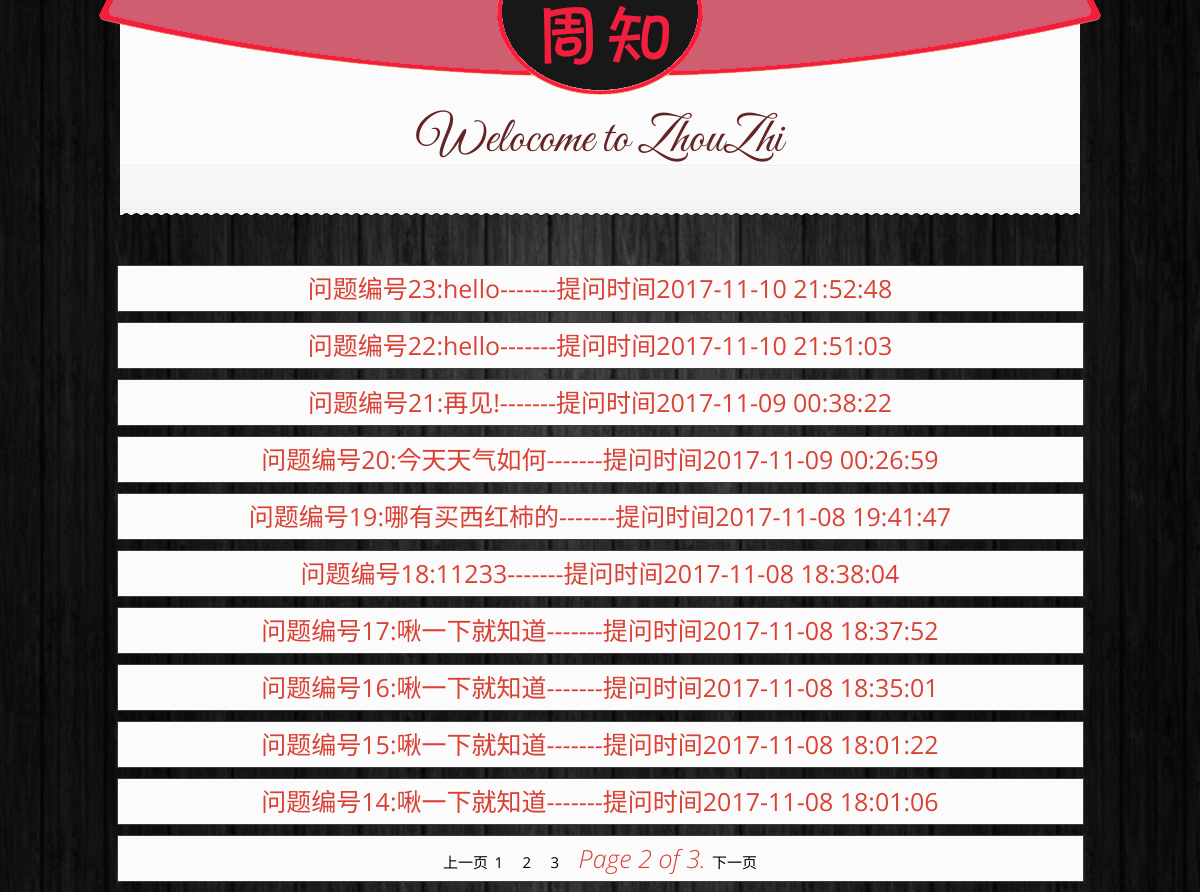
Screenshot of /hot?page=2 with the database file from the repository.
### zhou/models.py (models this page shows)
class Question(models.Model):
    qustion_user = models.ForeignKey(User)
    content = models.TextField(null=False)
    time = models.CharField(max_length=30)
    def __unicode__(self):  # 在Python3中用 __str__ 代替 __unicode__
        return self.content

### zhou/views.py (the view)
# urls.py: url(r'^hot',views.hot),
def hot(request):
    context = {}
    questions=Question.objects.order_by()
    questions_list=[]
    for question in questions:
        questions_list.append([question.id,question,question.time])
    questions_list.reverse()
    paginator=Paginator(questions_list,10)
    page= request.GET.get('page')
    try:
        contacts = paginator.page(page)
    except PageNotAnInteger:
        contacts = paginator.page(1)
    except EmptyPage:
        contacts = paginator.page(paginator.num_pages)
    context['questions']=contacts
    context['count']=paginator.page_range
    print(contacts.count)
    return render(request, 'hot.html', context)

### templates/hot.html (shortened to what this page needs)
<!DOCTYPE html>
<html lang="en">
<head>
    <link rel="stylesheet" href="/static/dlzc/css/style.css" />
    <link rel="stylesheet" href="/static/dlzc/css/prettyPhoto.css" />
    <link rel="stylesheet" href="/static/dlzc/css/animate.min.css" />
    <link rel="stylesheet" href="/static/dlzc/css/bounceInDown.css" />
    <link rel="stylesheet" href="/static/dlzc/css/hot.css" />
</head>
<body id="example-rand">
<div id="headerContainer">
    <div id="mainMenuBg" style="position: relative">
        <img src="/static/dlzc/images/menubar.png" width="1002px" height="95px"
             style="position:absolute;left:50%;top:0;margin: 0 -501px;" usemap="#testmap">
    </div>
    <div id="QuotePagetitleBreadcrumbsWrapper">
        <div id="QuotePagetitleContainer">
            <p>Welocome to ZhouZhi</p>
        </div>
        <div id="subtitleBreadcrumbsContainer">
            <div id="subtitleBreadcrumbsWrapper">
            </div>
        </div>
    </div>
</div>
{% for question in questions  %}
<div class="content">
    <div class="reci">
        <a href="{% url "question_id" question.0 %}"><h1>问题编号{{ question.0 }}:{{ question.1 }}-------提问时间{{ question.2 }} </h1></a>
    </div>
</div>
{% endfor %}
<div class="content">
    <div class="reci">
    <h1>
        {% if questions.has_previous %}
            <a href="?page={{ questions.previous_page_number }}">上一页</a>
        {% endif %}
            {% for foo in count %}
        <a href="?page={{ foo }}">{{ foo }}</a>&nbsp;&nbsp;
        {% endfor %}
        <span class="current">
            Page {{ questions.number }} of {{ questions.paginator.num_pages }}.
        </span>
        {% if questions.has_next %}
            <a href="?page={{ questions.next_page_number }}">下一页</a>
        {% endif %}
    </h1>
    </div>
</div>
</body>
</html>

### zhou/static/dlzc/css/style.css (style rules this page uses)
html, body, div, span, applet, object, iframe, h1, h2, h3, h4, h5, h6, p, blockquote, pre, a, abbr, acronym, address, big, cite, code, del, dfn, em, img, ins, kbd, q, s, samp, small, strike, strong, sub, sup, tt, var, b, u, i, center, dl, dt, dd, ol, ul, li, fieldset, form, label, legend, table, caption, tbody, tfoot, thead, tr, th, td, article, aside, canvas, details, embed, figure, figcaption, footer, header, hgroup, menu, nav, output, ruby, section, summary, time, mark, audio, video { margin: 0; padding: 0; border: 0; font-size: 100%; font: inherit; vertical-align: baseline; }
body { line-height: 1; }
a { text-decoration: none; }
body { background: url(../images/back.jpg) no-repeat; background-position: top center; background-size: 100%; font-family: 'Open Sans', sans-serif; font-weight: 300; }
h1 { font-size: 25px; color: #da4135; font-weight: 400; margin-bottom: 10px; }
h1 span { font-weight: 100; font-style: italic; }
p { color: #903737; font-size: 12px; line-height: 18px; font-weight: 500; letter-spacing: 0.2px; }
a { color: #da4135; font-size:13px }
#headerContainer { position: relative; z-index: 50; height: 215px; margin-bottom:50px; }
#QuotePagetitleBreadcrumbsWrapper { width: 960px; margin: 0 auto; position:relative; z-index:-10; top:-100px; }
#QuotePagetitleContainer { min-height: 150px; display:block; }
#QuotePagetitleContainer p { font-family: 'Great Vibes', cursive; font-size: 50px; color: #f21e3e; text-align: center; padding-top:120px; line-height: 1; letter-spacing: 0; font-weight: 300; }
#subtitleBreadcrumbsContainer { background: url(../images/pageTitleQuoteContainerBottomBar.png) repeat-x; height:51px; background-position: bottom; }
#subtitleBreadcrumbsWrapper { width: 490px; margin: 0 auto; padding-top: 9px; }

### zhou/static/dlzc/css/bounceInDown.css (style rules this page uses)
.bounceInDown { -webkit-animation-name: bounceInDown; -moz-animation-name: bounceInDown; -o-animation-name: bounceInDown; animation-name: bounceInDown; }

### zhou/static/dlzc/css/hot.css (style rules this page uses)
body,div,img,p,ul,li,dl,dt,dd,h1,h2,h3,h4,h5,h6 { margin: 0;padding: 0; }
input,img,button { border:0; outline: none; margin: 0; padding: 0; }
fieldset, img, input,button { border: none; padding: 0; margin: 0; outline-style: none; }
img { border:0; vertical-align: middle; }
a { color: #000;text-decoration: none;font-size: 15px }
body { background: url(../images/back.jpg) repeat; background-position: top center; background-size: 100%; font-family: 'Open Sans', sans-serif; font-weight: 300; }
#mainMenuBg { position: relative; width: 1002px; height: 95px; margin: 0 auto; }
#headerContainer { position: relative; z-index: 50; height: 215px; margin-bottom:50px; }
#QuotePagetitleBreadcrumbsWrapper { width: 960px; margin: 0 auto; position:relative; z-index:-10; top:-100px; }
#QuotePagetitleContainer { background: #fbfbfb; min-height: 150px; display:block; }
#QuotePagetitleContainer p { font-family: 'Great Vibes', cursive; font-size: 50px; color: #642424; text-align: center; padding-top:120px; line-height: 1; letter-spacing: 0; font-weight: 300; }
#subtitleBreadcrumbsContainer { background: url(../images/pageTitleQuoteContainerBottomBar.png) repeat-x; height:51px; background-position: bottom; position: relative; }
.animated { animation-duration: 1s; animation-fill-mode: both; }
.reci { margin:5px auto 10px; width: 945px; background-color: #fbfbfb; padding: 10px; border: 1px solid #3c3c3c; }
.reci h1 { text-align: center; }

### rows the page displays
Question: id "23", content "hello", time "2017-11-10 21:52:48"
Question: id "22", content "hello", time "2017-11-10 21:51:03"
Question: id "21", content "再见!", time "2017-11-09 00:38:22"
Question: id "20", content "今天天气如何", time "2017-11-09 00:26:59"
Question: id "19", content "哪有买西红柿的", time "2017-11-08 19:41:47"
Question: id "18", content "11233", time "2017-11-08 18:38:04"
Question: id "17", content "啾一下就知道", time "2017-11-08 18:37:52"
Question: id "16", content "啾一下就知道", time "2017-11-08 18:35:01"
Question: id "15", content "啾一下就知道", time "2017-11-08 18:01:22"
Question: id "14", content "啾一下就知道", time "2017-11-08 18:01:06"

### other values shown
{{ foo }} "1" "2" "3"
{{ questions.number }} "2"
{{ questions.paginator.num_pages }} "3"
